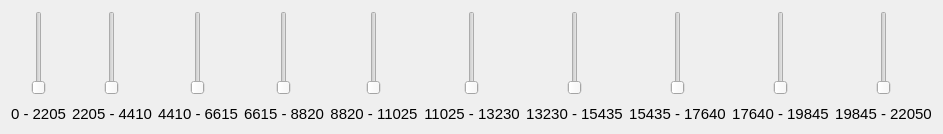
        <widget class="QWidget" name="uniformMode">
         <property name="minimumSize">
          <size>
           <width>0</width>
           <height>50</height>
          </size>
         </property>
         <property name="styleSheet">
          <string notr="true"/>
         </property>
         <layout class="QGridLayout" name="gridLayout_3">
          <item row="0" column="0">
           <layout class="QVBoxLayout" name="verticalLayout_32">
            <property name="spacing">
             <number>10</number>
            </property>
            <item>
             <layout class="QHBoxLayout" name="horizontalLayout_20">
              <item>
               <widget class="QSlider" name="verticalSlider">
                <property name="orientation">
                 <enum>Qt::Vertical</enum>
                </property>
               </widget>
              </item>
             </layout>
            </item>
            <item>
             <layout class="QHBoxLayout" name="horizontalLayout_38">
              <item>
               <widget class="QLabel" name="label_21">
                <property name="maximumSize">
                 <size>
                  <width>16777215</width>
                  <height>30</height>
                 </size>
                </property>
                <property name="styleSheet">
                 <string notr="true">font-size: 15px;</string>
                </property>
                <property name="text">
                 <string>0 - 2205</string>
                </property>
                <property name="alignment">
                 <set>Qt::AlignCenter</set>
                </property>
               </widget>
              </item>
             </layout>
            </item>
           </layout>
          </item>
          <item row="0" column="1">
           <layout class="QVBoxLayout" name="verticalLayout_33">
            <property name="spacing">
             <number>10</number>
            </property>
            <item>
             <layout class="QHBoxLayout" name="horizontalLayout_22">
              <item>
               <widget class="QSlider" name="verticalSlider_2">
                <property name="orientation">
                 <enum>Qt::Vertical</enum>
                </property>
               </widget>
              </item>
             </layout>
            </item>
            <item>
             <layout class="QHBoxLayout" name="horizontalLayout_41">
              <item>
               <widget class="QLabel" name="label_24">
                <property name="maximumSize">
                 <size>
                  <width>16777215</width>
                  <height>30</height>
                 </size>
                </property>
                <property name="styleSheet">
                 <string notr="true">font-size: 15px;</string>
                </property>
                <property name="text">
                 <string>2205 - 4410</string>
                </property>
                <property name="alignment">
                 <set>Qt::AlignCenter</set>
                </property>
               </widget>
              </item>
             </layout>
            </item>
           </layout>
          </item>
          <item row="0" column="2">
           <layout class="QVBoxLayout" name="verticalLayout_34">
            <property name="spacing">
             <number>10</number>
            </property>
            <item>
             <layout class="QHBoxLayout" name="horizontalLayout_23">
              <item>
               <widget class="QSlider" name="verticalSlider_3">
                <property name="styleSheet">
                 <string notr="true"/>
                </property>
                <property name="orientation">
                 <enum>Qt::Vertical</enum>
                </property>
               </widget>
              </item>
             </layout>
            </item>
            <item>
             <layout class="QHBoxLayout" name="horizontalLayout_40">
              <item>
               <widget class="QLabel" name="label_23">
                <property name="maximumSize">
                 <size>
                  <width>16777215</width>
                  <height>30</height>
                 </size>
                </property>
                <property name="styleSheet">
                 <string notr="true">font-size: 15px;</string>
                </property>
                <property name="text">
                 <string>4410 - 6615</string>
                </property>
                <property name="alignment">
                 <set>Qt::AlignCenter</set>
                </property>
               </widget>
              </item>
             </layout>
            </item>
           </layout>
          </item>
          <item row="0" column="3">
           <layout class="QVBoxLayout" name="verticalLayout_35">
            <property name="spacing">
             <number>10</number>
            </property>
            <item>
             <layout class="QHBoxLayout" name="horizontalLayout_24">
              <item>
               <widget class="QSlider" name="verticalSlider_4">
                <property name="styleSheet">
                 <string notr="true"/>
                </property>
                <property name="orientation">
                 <enum>Qt::Vertical</enum>
                </property>
               </widget>
              </item>
             </layout>
            </item>
            <item>
             <layout class="QHBoxLayout" name="horizontalLayout_42">
              <item>
               <widget class="QLabel" name="label_25">
                <property name="maximumSize">
                 <size>
                  <width>16777215</width>
                  <height>30</height>
                 </size>
                </property>
                <property name="styleSheet">
                 <string notr="true">font-size: 15px;</string>
                </property>
                <property name="text">
                 <string>6615 - 8820</string>
                </property>
                <property name="alignment">
                 <set>Qt::AlignCenter</set>
                </property>
               </widget>
              </item>
             </layout>
            </item>
           </layout>
          </item>
          <item row="0" column="4">
           <layout class="QVBoxLayout" name="verticalLayout_36">
            <property name="spacing">
             <number>10</number>
            </property>
            <item>
             <layout class="QHBoxLayout" name="horizontalLayout_26">
              <item>
               <widget class="QSlider" name="verticalSlider_5">
                <property name="orientation">
                 <enum>Qt::Vertical</enum>
                </property>
               </widget>
              </item>
             </layout>
            </item>
            <item>
             <layout class="QHBoxLayout" name="horizontalLayout_43">
              <item>
               <widget class="QLabel" name="label_26">
                <property name="maximumSize">
                 <size>
                  <width>16777215</width>
                  <height>30</height>
                 </size>
                </property>
                <property name="styleSheet">
                 <string notr="true">font-size: 15px;</string>
                </property>
                <property name="text">
                 <string>8820 - 11025</string>
                </property>
                <property name="alignment">
                 <set>Qt::AlignCenter</set>
                </property>
               </widget>
              </item>
             </layout>
            </item>
           </layout>
          </item>
          <item row="0" column="5">
           <layout class="QVBoxLayout" name="verticalLayout_37">
            <property name="spacing">
             <number>10</number>
            </property>
            <item>
             <layout class="QHBoxLayout" name="horizontalLayout_27">
              <item>
               <widget class="QSlider" name="verticalSlider_6">
                <property name="orientation">
                 <enum>Qt::Vertical</enum>
                </property>
               </widget>
              </item>
             </layout>
            </item>
            <item>
             <layout class="QHBoxLayout" name="horizontalLayout_44">
              <item>
               <widget class="QLabel" name="label_27">
                <property name="maximumSize">
                 <size>
                  <width>16777215</width>
                  <height>30</height>
                 </size>
                </property>
                <property name="styleSheet">
                 <string notr="true">font-size: 15px;</string>
                </property>
                <property name="text">
                 <string>11025 - 13230</string>
                </property>
                <property name="alignment">
                 <set>Qt::AlignCenter</set>
                </property>
               </widget>
              </item>
             </layout>
            </item>
           </layout>
          </item>
          <item row="0" column="6">
           <layout class="QVBoxLayout" name="verticalLayout_38">
            <property name="spacing">
             <number>10</number>
            </property>
            <item>
             <layout class="QHBoxLayout" name="horizontalLayout_34">
              <item>
               <widget class="QSlider" name="verticalSlider_7">
                <property name="orientation">
                 <enum>Qt::Vertical</enum>
                </property>
               </widget>
              </item>
             </layout>
            </item>
            <item>
             <layout class="QHBoxLayout" name="horizontalLayout_45">
              <item>
               <widget class="QLabel" name="label_28">
                <property name="maximumSize">
                 <size>
                  <width>16777215</width>
                  <height>30</height>
                 </size>
                </property>
                <property name="styleSheet">
                 <string notr="true">font-size: 15px;</string>
                </property>
                <property name="text">
                 <string>13230 - 15435</string>
                </property>
                <property name="alignment">
                 <set>Qt::AlignCenter</set>
                </property>
               </widget>
              </item>
             </layout>
            </item>
           </layout>
          </item>
          <item row="0" column="7">
           <layout class="QVBoxLayout" name="verticalLayout_39">
            <property name="spacing">
             <number>10</number>
            </property>
            <item>
             <layout class="QHBoxLayout" name="horizontalLayout_35">
              <item>
               <widget class="QSlider" name="verticalSlider_8">
                <property name="orientation">
                 <enum>Qt::Vertical</enum>
                </property>
               </widget>
              </item>
             </layout>
            </item>
            <item>
             <layout class="QHBoxLayout" name="horizontalLayout_46">
              <item>
               <widget class="QLabel" name="label_29">
                <property name="maximumSize">
                 <size>
                  <width>16777215</width>
                  <height>30</height>
                 </size>
                </property>
                <property name="styleSheet">
                 <string notr="true">font-size: 15px;</string>
                </property>
                <property name="text">
                 <string>15435 - 17640</string>
                </property>
                <property name="alignment">
                 <set>Qt::AlignCenter</set>
                </property>
               </widget>
              </item>
             </layout>
            </item>
           </layout>
          </item>
          <item row="0" column="8">
           <layout class="QVBoxLayout" name="verticalLayout_40">
            <property name="spacing">
             <number>10</number>
            </property>
            <item>
             <layout class="QHBoxLayout" name="horizontalLayout_36">
              <item>
               <widget class="QSlider" name="verticalSlider_9">
                <property name="styleSheet">
                 <string notr="true"/>
                </property>
                <property name="orientation">
                 <enum>Qt::Vertical</enum>
                </property>
               </widget>
              </item>
             </layout>
            </item>
            <item>
             <layout class="QHBoxLayout" name="horizontalLayout_47">
              <item>
               <widget class="QLabel" name="label_30">
                <property name="maximumSize">
                 <size>
                  <width>16777215</width>
                  <height>30</height>
                 </size>
                </property>
                <property name="styleSheet">
                 <string notr="true">font-size: 15px;</string>
                </property>
                <property name="text">
                 <string>17640 - 19845</string>
                </property>
                <property name="alignment">
                 <set>Qt::AlignCenter</set>
                </property>
               </widget>
              </item>
             </layout>
            </item>
           </layout>
          </item>
          <item row="0" column="9">
           <layout class="QVBoxLayout" name="verticalLayout_41">
            <property name="spacing">
             <number>10</number>
            </property>
            <item>
             <layout class="QHBoxLayout" name="horizontalLayout_37">
              <item>
               <widget class="QSlider" name="verticalSlider_10">
                <property name="orientation">
                 <enum>Qt::Vertical</enum>
                </property>
               </widget>
              </item>
             </layout>
            </item>
            <item>
             <layout class="QHBoxLayout" name="horizontalLayout_49">
              <item>
               <widget class="QLabel" name="label_32">
                <property name="maximumSize">
                 <size>
                  <width>16777215</width>
                  <height>30</height>
                 </size>
                </property>
                <property name="styleSheet">
                 <string notr="true">font-size: 15px;</string>
                </property>
                <property name="text">
                 <string>19845 - 22050</string>
                </property>
                <property name="alignment">
                 <set>Qt::AlignCenter</set>
                </property>
               </widget>
              </item>
             </layout>
            </item>
           </layout>
          </item>
         </layout>
        </widget>
